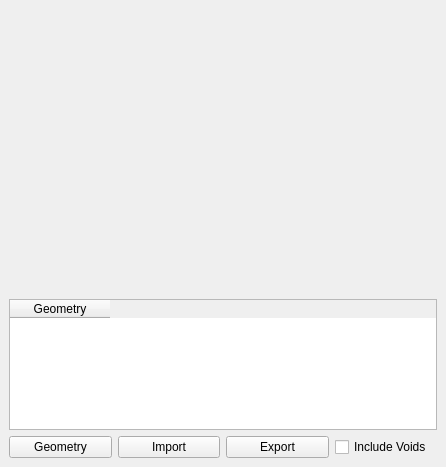
<?xml version="1.0" encoding="UTF-8"?>
<ui version="4.0">
 <class>DockWidget</class>
 <widget class="QDockWidget" name="DockWidget">
  <property name="geometry">
   <rect>
    <x>0</x>
    <y>0</y>
    <width>446</width>
    <height>467</height>
   </rect>
  </property>
  <property name="windowTitle">
   <string>DockWidget</string>
  </property>
  <widget class="QWidget" name="dockWidgetContents">
   <layout class="QVBoxLayout" name="verticalLayout_2" stretch="65,30,5">
    <item>
     <layout class="QVBoxLayout" name="geometry_view_layout">
      <item>
       <widget class="QWidget" name="geometry_view" native="true"/>
      </item>
     </layout>
    </item>
    <item>
     <layout class="QHBoxLayout" name="horizontalLayout">
      <item>
       <widget class="QTableWidget" name="geometry_table">
        <column>
         <property name="text">
          <string>Geometry</string>
         </property>
        </column>
       </widget>
      </item>
     </layout>
    </item>
    <item>
     <layout class="QHBoxLayout" name="horizontalLayout_2">
      <item>
       <widget class="QPushButton" name="add_geometry_button">
        <property name="text">
         <string>Geometry</string>
        </property>
       </widget>
      </item>
      <item>
       <widget class="QPushButton" name="import_button">
        <property name="text">
         <string>Import</string>
        </property>
       </widget>
      </item>
      <item>
       <widget class="QPushButton" name="export_button">
        <property name="text">
         <string>Export</string>
        </property>
       </widget>
      </item>
      <item>
       <widget class="QCheckBox" name="voids_toggle">
        <property name="text">
         <string>Include Voids</string>
        </property>
       </widget>
      </item>
     </layout>
    </item>
   </layout>
  </widget>
 </widget>
 <resources/>
 <connections/>
</ui>
